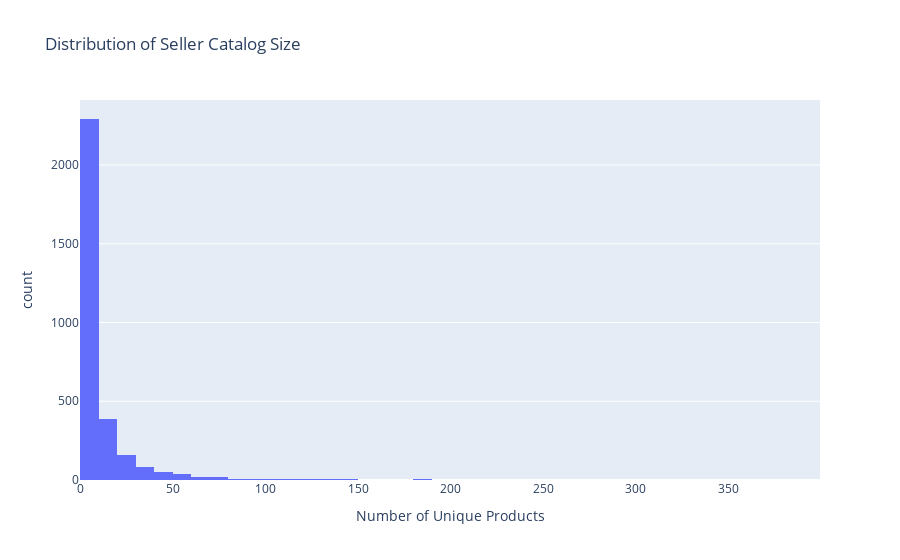

Notebook code for this chart:
### Markdown cell above
The correlation matrix shows a positive correlation between catalog size and average monthly revenue.This suggests that sellers offering more unique products tend to generate higher average monthly revenue.

### Code cell
import plotly.express as px
from IPython.display import HTML

fig_hist_variety = px.histogram(
    seller_stats,
    x="num_unique_products",
    nbins=50,
    title="Distribution of Seller Catalog Size",
    labels={"num_unique_products": "Number of Unique Products"}
)
fig_hist_variety.show()

### Figure 1 — Plotly figure (JSON) as saved in the notebook; plotly's stock layout.template omitted (floating-point values rounded to 4 significant figures; data arrays with more than 128 entries replaced by an {"elided": "..."} marker saying what was removed)
{"data": [{"bingroup": "x", "hovertemplate": "Number of Unique Products=%{x}<br>count=%{y}<extra></extra>", "legendgroup": "", "marker": {"color": "#636efa", "pattern": {"shape": ""}}, "name": "", "nbinsx": 50, "orientation": "v", "showlegend": false, "type": "histogram", "x": {"elided": "3095 int values"}, "xaxis": "x", "yaxis": "y"}], "layout": {"barmode": "relative", "legend": {"tracegroupgap": 0}, "title": {"text": "Distribution of Seller Catalog Size"}, "xaxis": {"anchor": "y", "domain": [0, 1], "title": {"text": "Number of Unique Products"}}, "yaxis": {"anchor": "x", "domain": [0, 1], "title": {"text": "count"}}}}
